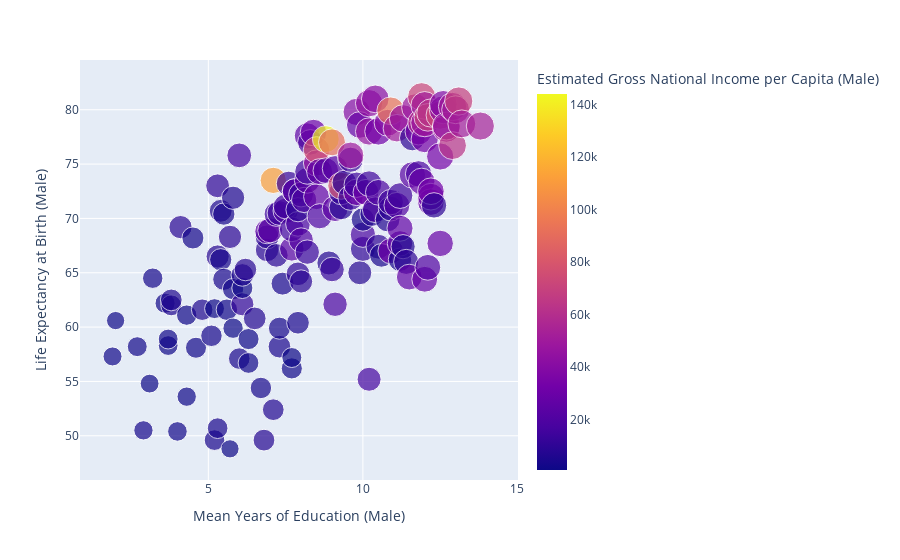

Notebook code cell kept with this figure:
### Code cell
csv_file = "gender_development.csv"
df = pd.read_csv(csv_file)
df.drop(df.index[df['Mean Years of Education (Male)'] == '..'], inplace = True)
df.drop(df.index[df['Life Expectancy at Birth (Male)'] == '..'], inplace = True)
df.drop(df.index[df['Estimated Gross National Income per Capita (Male)'] == '..'], inplace = True)
df.drop(df.index[df['Human Development Index (Male)'] == '..'], inplace = True)

df["Mean Years of Education (Male)"] = df["Mean Years of Education (Male)"].astype(float)
df["Life Expectancy at Birth (Male)"] = df["Life Expectancy at Birth (Male)"].astype(float)
df["Estimated Gross National Income per Capita (Male)"] = df["Estimated Gross National Income per Capita (Male)"].astype(float)
df["Human Development Index (Male)"] = df["Human Development Index (Male)"].astype(float)

df.sort_values(by=['Mean Years of Education (Male)', 'Life Expectancy at Birth (Male)', 
                   'Estimated Gross National Income per Capita (Male)', 'Human Development Index (Male)'], inplace=True)

fig = px.scatter(df, x="Mean Years of Education (Male)", 
                 y="Life Expectancy at Birth (Male)", color="Estimated Gross National Income per Capita (Male)", size="Human Development Index (Male)")
fig.show()

### Figure 1 — Plotly figure (JSON) as saved in the notebook; plotly's stock layout.template omitted (floating-point values rounded to 4 significant figures; data arrays with more than 128 entries replaced by an {"elided": "..."} marker saying what was removed)
{"data": [{"hovertemplate": "Mean Years of Education (Male)=%{x}<br>Life Expectancy at Birth (Male)=%{y}<br>Human Development Index (Male)=%{marker.size}<br>Estimated Gross National Income per Capita (Male)=%{marker.color}<extra></extra>", "legendgroup": "", "marker": {"color": {"elided": "168 int values"}, "coloraxis": "coloraxis", "size": {"elided": "168 float values"}, "sizemode": "area", "sizeref": 0.002363, "symbol": "circle"}, "mode": "markers", "name": "", "orientation": "v", "showlegend": false, "type": "scatter", "x": {"elided": "168 float values"}, "xaxis": "x", "y": {"elided": "168 float values"}, "yaxis": "y"}], "layout": {"coloraxis": {"colorbar": {"title": {"text": "Estimated Gross National Income per Capita (Male)"}}, "colorscale": [[0, "#0d0887"], [0.1111, "#46039f"], [0.2222, "#7201a8"], [0.3333, "#9c179e"], [0.4444, "#bd3786"], [0.5556, "#d8576b"], [0.6667, "#ed7953"], [0.7778, "#fb9f3a"], [0.8889, "#fdca26"], [1, "#f0f921"]]}, "legend": {"itemsizing": "constant", "tracegroupgap": 0}, "margin": {"t": 60}, "xaxis": {"anchor": "y", "domain": [0, 1], "title": {"text": "Mean Years of Education (Male)"}}, "yaxis": {"anchor": "x", "domain": [0, 1], "title": {"text": "Life Expectancy at Birth (Male)"}}}}
